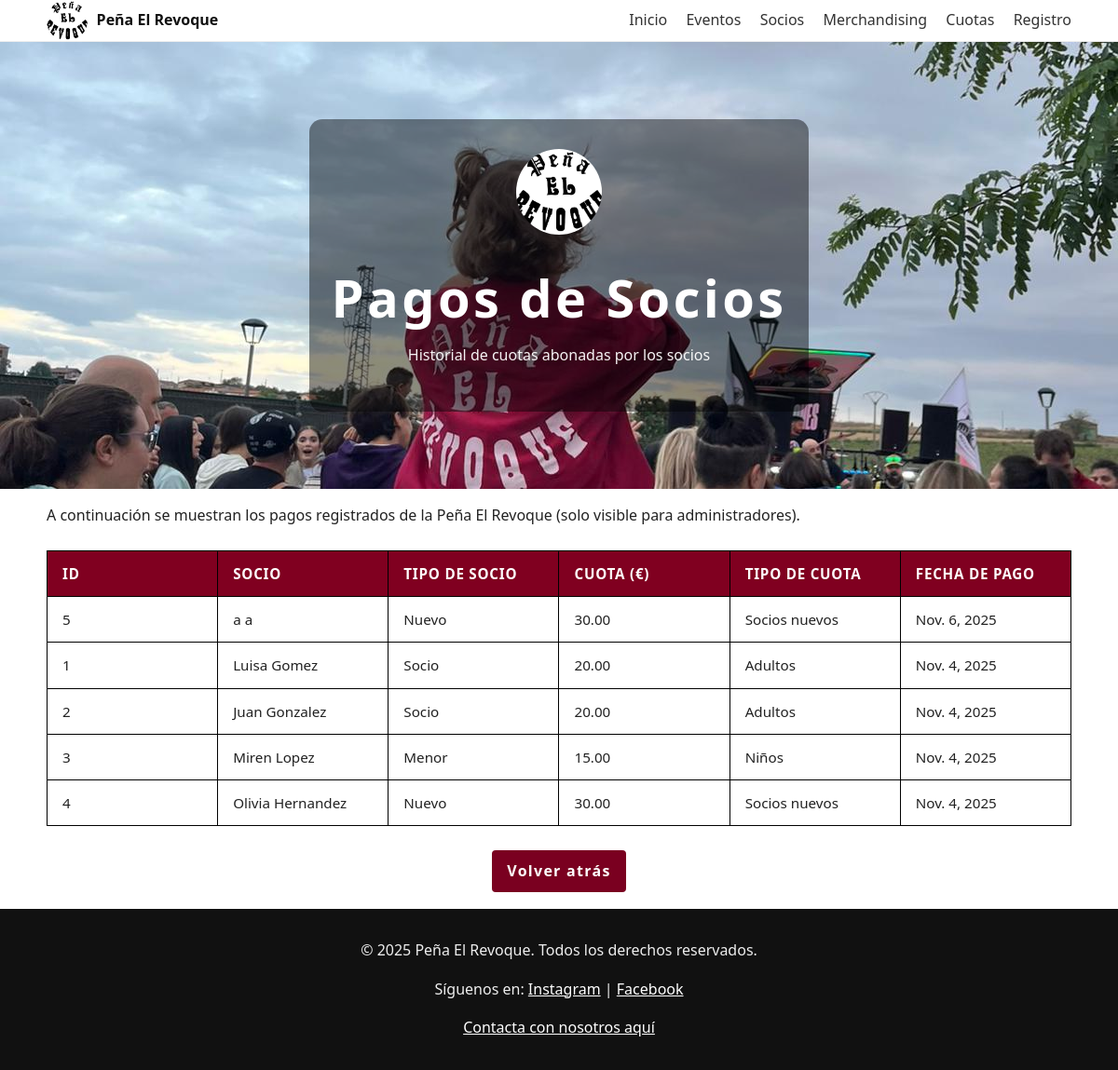
Screenshot of /pagos/ (signed in) with the database file from the repository.
### appProjectDjango/models.py (models this page shows, shortened)
class Pagos(models.Model):
    socio = models.ForeignKey(Socio, on_delete=models.CASCADE, related_name="pagos")
    cuota = models.ForeignKey(Cuotas, on_delete=models.CASCADE, related_name="pagos")
    fecha_pago = models.DateField(auto_now_add=True)
    class Meta:
        db_table = "Pagos"

class Socio(models.Model):
    TIPO_SOCIO_CHOICES = [
        ('menor', 'Menor'),
        ('socio', 'Socio'),
        ('nuevo', 'Nuevo'),
    ]
    nombre = models.CharField(max_length=100)
    apellido = models.CharField(max_length=100, null=True, blank=True)
    segundo_apellido = models.CharField(max_length=100, blank=True, null=True)
    mayor13 = models.BooleanField(default=True)
    fecha_nacimiento = models.DateField(blank=True, null=True)
    tipo_socio = models.CharField(max_length=20, choices=TIPO_SOCIO_CHOICES, default='nuevo')
    email = models.EmailField(unique=True)
    password = models.CharField(max_length=128, null=True, blank=True)
    telefono = models.CharField(max_length=20)
    class Meta:
        db_table = "Socios"

class Cuotas(models.Model):
    tipo_socio = models.CharField(max_length=50, null=True, blank=True)  # "Adulto", "Niño", "Socio nuevo"
    precio = models.DecimalField(max_digits=6, decimal_places=2, default=50.00)
    beneficios = models.TextField()
    class Meta:
        db_table = "Cuotas"

### appProjectDjango/views.py (the view)
# urls.py: path('pagos/', PagosView.as_view(), name='pagos'),
class PagosView(UserPassesTestMixin, ListView):
    model = Pagos
    template_name = 'pagos.html'
    context_object_name = 'pagos'
    def test_func(self):
        return self.request.user.is_superuser
    def get_queryset(self):
        return Pagos.objects.select_related('socio', 'cuota').all().order_by('-fecha_pago')
    def get_context_data(self, **kwargs):
        context = super().get_context_data(**kwargs)
        context['socio_id'] = self.request.GET.get('socio_id')
        return context

### appProjectDjango/templates/pagos.html (shortened to what this page needs)
{% load static %}
<!DOCTYPE html>
<html lang="es">
<head>
    <link rel="stylesheet" href="{% static 'css/styles.css' %}">
</head>
<body>
    <header class="site-header">
        <div class="wrap">
            <a class="brand" href="{% url 'index' %}">
                <img src="{% static 'img/iconos/peña.jpg' %}" alt="Logo de la Peña El Revoque" class="brand-logo">
                <span>Peña El Revoque</span>
            </a>
            <nav class="main-nav" aria-label="Principal">
                <a href="{% url 'index' %}">Inicio</a>
                <a href="{% url 'eventos' %}">Eventos</a>
                <a href="{% url 'socios' %}">Socios</a>
                <a href="{% url 'merchandising' %}">Merchandising</a>
                <a href="{% url 'cuotas' %}">Cuotas</a>
                <a href="{% url 'registros' %}">Registro</a>
            </nav>
        </div>
    </header>
    <section class="hero">
        <div class="hero-inner">
            <img src="{% static 'img/iconos/peña.jpg' %}" alt="Escudo de la Peña" class="logo-hero">
            <h1>Pagos de Socios</h1>
            <p>Historial de cuotas abonadas por los socios</p>
        </div>
    </section>
    <main class="wrap">
        <p>A continuación se muestran los pagos registrados de la Peña El Revoque (solo visible para administradores).</p>
        {% if pagos %}
            <table id="pagos">
                <thead>
                    <tr>
                        <th>ID</th>
                        <th>Socio</th>
                        <th>Tipo de Socio</th>
                        <th>Cuota (€)</th>
                        <th>Tipo de Cuota</th>
                        <th>Fecha de Pago</th>
                    </tr>
                </thead>
                <tbody>
                    {% for pago in pagos %}
                    <tr>
                        <td>{{ pago.id }}</td>
                        <td>{{ pago.socio.nombre }} {{ pago.socio.apellido }}</td>
                        <td>{{ pago.socio.get_tipo_socio_display }}</td>
                        <td>{{ pago.cuota.precio }}</td>
                        <td>{{ pago.cuota.tipo_socio }}</td>
                        <td>{{ pago.fecha_pago }}</td>
                    </tr>
                    {% endfor %}
                </tbody>
            </table>
        {% else %}
            <p>No hay pagos registrados actualmente.</p>
        {% endif %}
        <p class="center-btn">
            <a href="{% url 'detalle_socio' socio_id %}#detalle-info" class="btn">Volver atrás</a>
        </p>
    </main>
    <footer class="site-footer">
        <p>&copy; 2025 Peña El Revoque. Todos los derechos reservados.</p>
        <p>Síguenos en:
            <a href="https://www.instagram.com/hervias_larioja" target="_blank">Instagram</a> |
            <a href="https://www.facebook.com/elrevoquehervias" target="_blank">Facebook</a>
        </p>
        <p><a href="{% url 'contacto' %}">Contacta con nosotros aquí</a></p>
    </footer>
</body>
</html>

### appProjectDjango/static/css/styles.css (style rules this page uses)
:root { --vino:#7a0020; --gris:#f2f2f4; --max:1100px; }
html { scroll-behavior: smooth; }
body { margin:0; font-family: system-ui, sans-serif; line-height:1.6; color:#222; }
.wrap { max-width: var(--max); margin:0 auto; padding:0 1rem; }
.site-header { background:#fff; border-bottom:1px solid #eee; position:sticky; top:0; z-index:20; }
.site-header .wrap { display:flex; align-items:center; justify-content:space-between; }
.brand { display:flex; align-items:center; gap:.6rem; text-decoration:none; color:#111; font-weight:700; }
.brand-logo { width:44px; height:44px; border-radius:50%; object-fit:cover; }
.main-nav a { margin-left:1rem; text-decoration:none; color:#333; }
.hero { min-height: 60vh; background: url("../img/nosotros/foto_alaia.jpg") center/cover no-repeat, #333; display:grid; place-items:center; text-align:center; color:#fff; }
.hero-inner { background:rgba(0,0,0,.45); padding:2rem 1.5rem; border-radius:14px; }
.logo-hero { width:92px; height:92px; border-radius:50%; margin-bottom:.75rem; object-fit:cover; }
.hero h1 { margin:.25rem 0; letter-spacing:.06em; font-size: clamp(28px, 6vw, 56px); }
.hero p { margin:0 0 1rem; opacity:.95; }
.btn { display:inline-block; padding:.6rem 1rem; border:2px solid #fff; color:#fff; text-decoration:none; font-weight:700; letter-spacing:.08em; }
.site-footer { background:#111; color:#eee; text-align:center; padding:1rem; }
.site-footer a { color:#fff; }
h1, h2 { text-align: center; }
table { width: 100%; border-collapse: collapse; font-size: 0.95rem; border-spacing: 20px; margin: 1.5rem auto; }
th, td { border: 1.5px solid black; padding: 0.75rem 1rem; text-align: left; width: 100px; }
th { background-color: #800020; color: #fff; text-transform: uppercase; letter-spacing: 0.05em; }
.btn { display: inline-block; padding: 0.6rem 1rem; background: var(--vino); color: #fff; border-radius: 6px; text-decoration: none; font-weight: 700; transition: background 0.2s ease; }
.center-btn { text-align: center; }

### rows the page displays
Pagos: id "5", socio.nombre "a", socio.apellido "a", socio.tipo_socio "Nuevo", cuota.precio "30.00", cuota.tipo_socio "Socios nuevos", fecha_pago "Nov. 6, 2025"
Pagos: id "1", socio.nombre "Luisa", socio.apellido "Gomez", socio.tipo_socio "Socio", cuota.precio "20.00", cuota.tipo_socio "Adultos", fecha_pago "Nov. 4, 2025"
Pagos: id "2", socio.nombre "Juan", socio.apellido "Gonzalez", socio.tipo_socio "Socio", cuota.precio "20.00", cuota.tipo_socio "Adultos", fecha_pago "Nov. 4, 2025"
Pagos: id "3", socio.nombre "Miren", socio.apellido "Lopez", socio.tipo_socio "Menor", cuota.precio "15.00", cuota.tipo_socio "Niños", fecha_pago "Nov. 4, 2025"
Pagos: id "4", socio.nombre "Olivia", socio.apellido "Hernandez", socio.tipo_socio "Nuevo", cuota.precio "30.00", cuota.tipo_socio "Socios nuevos", fecha_pago "Nov. 4, 2025"
